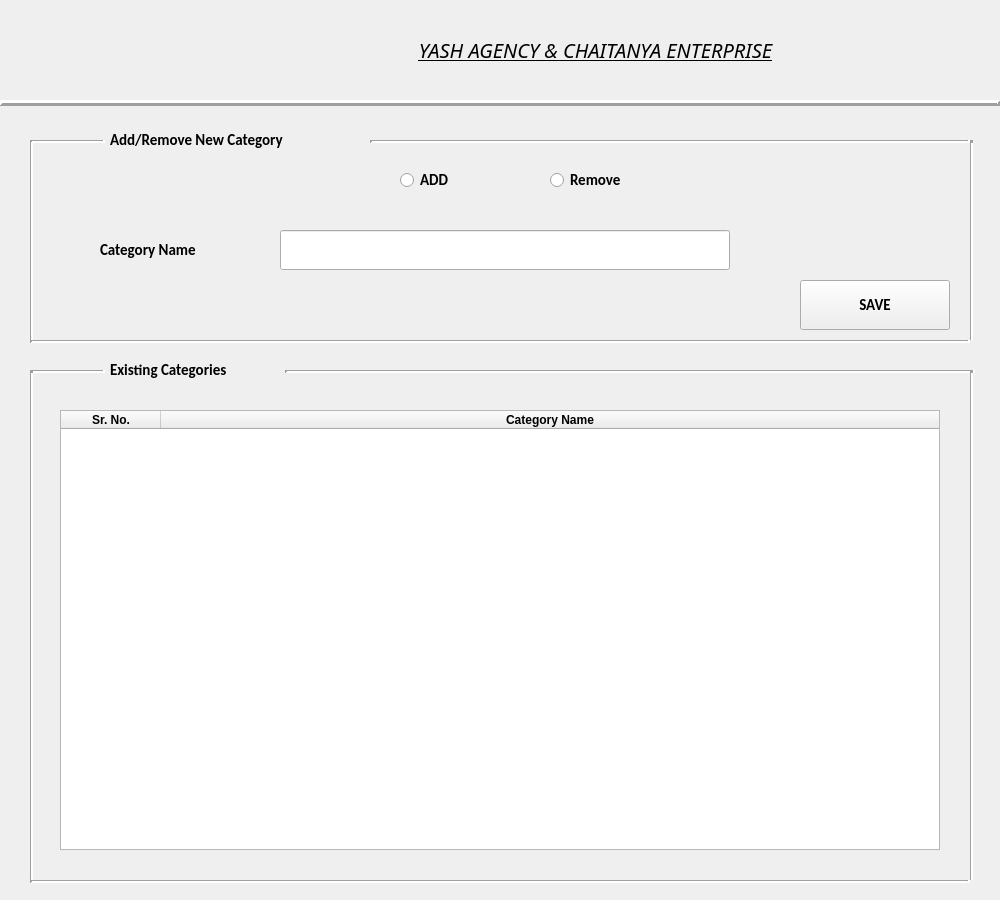
<?xml version="1.0" encoding="UTF-8"?>
<ui version="4.0">
 <class>form</class>
 <widget class="QWidget" name="form">
  <property name="geometry">
   <rect>
    <x>0</x>
    <y>0</y>
    <width>1000</width>
    <height>900</height>
   </rect>
  </property>
  <property name="windowTitle">
   <string>NewCategory</string>
  </property>
  <widget class="QLabel" name="label_2">
   <property name="geometry">
    <rect>
     <x>230</x>
     <y>10</y>
     <width>731</width>
     <height>80</height>
    </rect>
   </property>
   <property name="font">
    <font>
     <family>News701 BT</family>
     <pointsize>15</pointsize>
     <weight>50</weight>
     <italic>true</italic>
     <bold>false</bold>
     <underline>true</underline>
    </font>
   </property>
   <property name="text">
    <string>YASH AGENCY &amp; CHAITANYA ENTERPRISE</string>
   </property>
   <property name="scaledContents">
    <bool>true</bool>
   </property>
   <property name="alignment">
    <set>Qt::AlignCenter</set>
   </property>
   <property name="wordWrap">
    <bool>false</bool>
   </property>
  </widget>
  <widget class="QLabel" name="Y_2">
   <property name="geometry">
    <rect>
     <x>0</x>
     <y>0</y>
     <width>180</width>
     <height>100</height>
    </rect>
   </property>
   <property name="text">
    <string/>
   </property>
   <property name="pixmap">
    <pixmap>../Images/yash_logo.jpeg</pixmap>
   </property>
   <property name="scaledContents">
    <bool>true</bool>
   </property>
  </widget>
  <widget class="Line" name="line_2">
   <property name="geometry">
    <rect>
     <x>0</x>
     <y>95</y>
     <width>1000</width>
     <height>16</height>
    </rect>
   </property>
   <property name="frameShadow">
    <enum>QFrame::Raised</enum>
   </property>
   <property name="lineWidth">
    <number>3</number>
   </property>
   <property name="orientation">
    <enum>Qt::Horizontal</enum>
   </property>
  </widget>
  <widget class="QLabel" name="label_3">
   <property name="geometry">
    <rect>
     <x>110</x>
     <y>350</y>
     <width>180</width>
     <height>40</height>
    </rect>
   </property>
   <property name="font">
    <font>
     <family>Calibri</family>
     <pointsize>11</pointsize>
     <weight>75</weight>
     <bold>true</bold>
    </font>
   </property>
   <property name="text">
    <string>Existing Categories</string>
   </property>
  </widget>
  <widget class="Line" name="line_8">
   <property name="geometry">
    <rect>
     <x>30</x>
     <y>370</y>
     <width>75</width>
     <height>3</height>
    </rect>
   </property>
   <property name="lineWidth">
    <number>3</number>
   </property>
   <property name="orientation">
    <enum>Qt::Horizontal</enum>
   </property>
  </widget>
  <widget class="Line" name="line_9">
   <property name="geometry">
    <rect>
     <x>30</x>
     <y>370</y>
     <width>3</width>
     <height>510</height>
    </rect>
   </property>
   <property name="lineWidth">
    <number>3</number>
   </property>
   <property name="orientation">
    <enum>Qt::Vertical</enum>
   </property>
  </widget>
  <widget class="Line" name="line_10">
   <property name="geometry">
    <rect>
     <x>285</x>
     <y>370</y>
     <width>690</width>
     <height>3</height>
    </rect>
   </property>
   <property name="lineWidth">
    <number>3</number>
   </property>
   <property name="orientation">
    <enum>Qt::Horizontal</enum>
   </property>
  </widget>
  <widget class="Line" name="line_11">
   <property name="geometry">
    <rect>
     <x>970</x>
     <y>370</y>
     <width>3</width>
     <height>510</height>
    </rect>
   </property>
   <property name="lineWidth">
    <number>3</number>
   </property>
   <property name="orientation">
    <enum>Qt::Vertical</enum>
   </property>
  </widget>
  <widget class="Line" name="line_12">
   <property name="geometry">
    <rect>
     <x>30</x>
     <y>880</y>
     <width>940</width>
     <height>3</height>
    </rect>
   </property>
   <property name="lineWidth">
    <number>3</number>
   </property>
   <property name="orientation">
    <enum>Qt::Horizontal</enum>
   </property>
  </widget>
  <widget class="QTableWidget" name="tableWidget">
   <property name="geometry">
    <rect>
     <x>60</x>
     <y>410</y>
     <width>880</width>
     <height>440</height>
    </rect>
   </property>
   <property name="font">
    <font>
     <family>Arial</family>
     <weight>75</weight>
     <bold>true</bold>
    </font>
   </property>
   <attribute name="horizontalHeaderStretchLastSection">
    <bool>true</bool>
   </attribute>
   <column>
    <property name="text">
     <string>Sr. No.</string>
    </property>
   </column>
   <column>
    <property name="text">
     <string>Category Name</string>
    </property>
   </column>
  </widget>
  <widget class="Line" name="line_3">
   <property name="geometry">
    <rect>
     <x>30</x>
     <y>340</y>
     <width>940</width>
     <height>3</height>
    </rect>
   </property>
   <property name="lineWidth">
    <number>3</number>
   </property>
   <property name="orientation">
    <enum>Qt::Horizontal</enum>
   </property>
  </widget>
  <widget class="Line" name="line_7">
   <property name="geometry">
    <rect>
     <x>970</x>
     <y>140</y>
     <width>3</width>
     <height>200</height>
    </rect>
   </property>
   <property name="lineWidth">
    <number>3</number>
   </property>
   <property name="orientation">
    <enum>Qt::Vertical</enum>
   </property>
  </widget>
  <widget class="QRadioButton" name="Remove_RB">
   <property name="geometry">
    <rect>
     <x>550</x>
     <y>160</y>
     <width>150</width>
     <height>40</height>
    </rect>
   </property>
   <property name="font">
    <font>
     <family>Calibri</family>
     <pointsize>11</pointsize>
     <weight>75</weight>
     <bold>true</bold>
    </font>
   </property>
   <property name="text">
    <string>Remove</string>
   </property>
  </widget>
  <widget class="QRadioButton" name="Add_RB">
   <property name="geometry">
    <rect>
     <x>400</x>
     <y>160</y>
     <width>100</width>
     <height>40</height>
    </rect>
   </property>
   <property name="font">
    <font>
     <family>Calibri</family>
     <pointsize>11</pointsize>
     <weight>75</weight>
     <bold>true</bold>
    </font>
   </property>
   <property name="text">
    <string>ADD</string>
   </property>
  </widget>
  <widget class="QLabel" name="label">
   <property name="geometry">
    <rect>
     <x>110</x>
     <y>120</y>
     <width>260</width>
     <height>40</height>
    </rect>
   </property>
   <property name="font">
    <font>
     <family>Calibri</family>
     <pointsize>11</pointsize>
     <weight>75</weight>
     <bold>true</bold>
    </font>
   </property>
   <property name="text">
    <string>Add/Remove New Category</string>
   </property>
  </widget>
  <widget class="QLabel" name="label_4">
   <property name="geometry">
    <rect>
     <x>100</x>
     <y>230</y>
     <width>150</width>
     <height>40</height>
    </rect>
   </property>
   <property name="font">
    <font>
     <family>Calibri</family>
     <pointsize>11</pointsize>
     <weight>75</weight>
     <bold>true</bold>
    </font>
   </property>
   <property name="text">
    <string>Category Name</string>
   </property>
  </widget>
  <widget class="QPushButton" name="saveButton">
   <property name="geometry">
    <rect>
     <x>800</x>
     <y>280</y>
     <width>150</width>
     <height>50</height>
    </rect>
   </property>
   <property name="font">
    <font>
     <family>Calibri</family>
     <pointsize>11</pointsize>
     <weight>75</weight>
     <bold>true</bold>
    </font>
   </property>
   <property name="text">
    <string>SAVE</string>
   </property>
  </widget>
  <widget class="QLineEdit" name="category_Edit">
   <property name="geometry">
    <rect>
     <x>280</x>
     <y>230</y>
     <width>450</width>
     <height>40</height>
    </rect>
   </property>
  </widget>
  <widget class="Line" name="line_4">
   <property name="geometry">
    <rect>
     <x>30</x>
     <y>140</y>
     <width>3</width>
     <height>200</height>
    </rect>
   </property>
   <property name="lineWidth">
    <number>3</number>
   </property>
   <property name="orientation">
    <enum>Qt::Vertical</enum>
   </property>
  </widget>
  <widget class="Line" name="line">
   <property name="geometry">
    <rect>
     <x>370</x>
     <y>140</y>
     <width>600</width>
     <height>3</height>
    </rect>
   </property>
   <property name="lineWidth">
    <number>3</number>
   </property>
   <property name="orientation">
    <enum>Qt::Horizontal</enum>
   </property>
  </widget>
  <widget class="Line" name="line_6">
   <property name="geometry">
    <rect>
     <x>30</x>
     <y>140</y>
     <width>75</width>
     <height>3</height>
    </rect>
   </property>
   <property name="lineWidth">
    <number>3</number>
   </property>
   <property name="orientation">
    <enum>Qt::Horizontal</enum>
   </property>
  </widget>
 </widget>
 <resources/>
 <connections/>
</ui>
